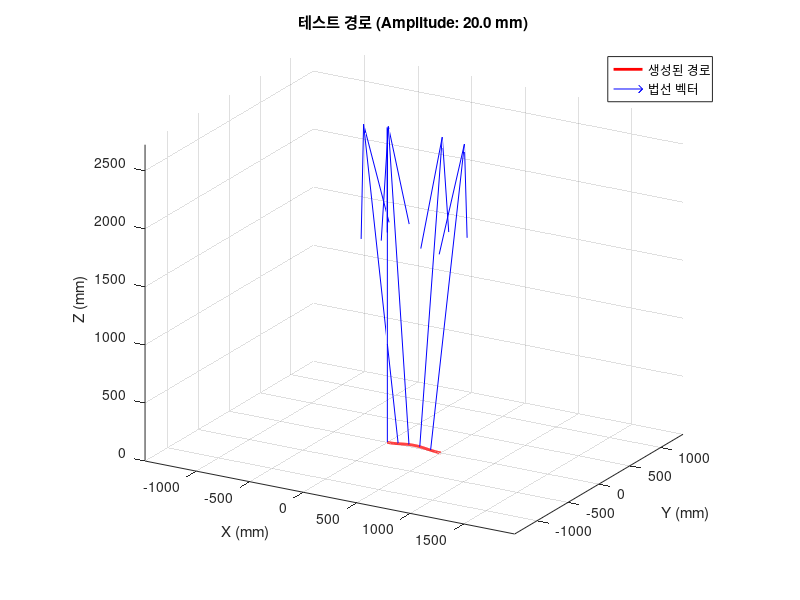

Source code (MATLAB): (Note: this script raises an error after producing the figure.)
%% 테스트 경로 생성 스크립트
% 설명: 위로 볼록한 완만한 곡률을 가진 3D 경로와 법선 벡터를 생성하여
%       'test_curve_traj.csv' 파일로 저장합니다.
% 생성 경로: X축을 따라 진행하며 Z축 방향으로 부드러운 언덕 모양을 가집니다.

clear;
close all;
clc;

%% 1. 경로 파라미터 설정
disp('1. 경로 생성을 위한 파라미터를 설정합니다...');

path_length = 500.0;    % 경로의 총 길이 (X축 방향, mm)
amplitude = 20.0;       % 언덕의 높이 (Z축 방향, mm). 이 값이 클수록 곡률이 커집니다.
num_points = 100;      % 경로를 구성할 원본 점의 개수

fprintf('  - 경로 길이: %.1f mm\n', path_length);
fprintf('  - 언덕 높이: %.1f mm\n', amplitude);
fprintf('  - 점 개수: %d 개\n\n', num_points);

%% 2. 위치 데이터(P) 생성
disp('2. 경로의 위치 데이터를 생성합니다...');

% X축: 0부터 path_length까지 등간격으로 점 생성
x = linspace(0, path_length, num_points)';

% Y축: 0으로 고정 (XZ 평면 상의 커브)
y = zeros(num_points, 1);

% Z축: 코사인 함수를 이용하여 부드러운 언덕 모양 생성
% (1-cos) 형태를 사용하여 시작과 끝 지점의 높이와 기울기가 0이 되도록 함
z = amplitude * 0.5 * (1 - cos(2 * pi * x / path_length));

% 위치 데이터를 (N x 3) 행렬로 결합
P = [x, y, z];
fprintf('  -> 위치 데이터(P) 생성 완료.\n\n');

%% 3. 법선 벡터(N) 데이터 생성
disp('3. 경로의 법선 벡터를 계산합니다...');
% 표면이 z = f(x, y)로 정의될 때, 법선 벡터는 [-dz/dx, -dz/dy, 1]에 비례합니다.

% dz/dx: z를 x에 대해 미분 (기울기)
dz_dx = amplitude * 0.5 * (2 * pi / path_length) * sin(2 * pi * x / path_length);

% dz/dy: y는 x에 대한 함수가 아니므로 0
dz_dy = zeros(num_points, 1);

% 법선 벡터 (정규화 전)
N_unnormalized = [-dz_dx, -dz_dy, ones(num_points, 1)];

% 법선 벡터 정규화 (단위 벡터로 변환)
norms = vecnorm(N_unnormalized, 2, 2);
N = N_unnormalized ./ norms;

fprintf('  -> 법선 벡터(N) 계산 및 정규화 완료.\n\n');


%% 4. 생성된 경로 시각화
disp('4. 생성된 경로와 법선 벡터를 시각화합니다...');
figure('Name', '생성된 테스트 경로', 'NumberTitle', 'off');
hold on; grid on; axis equal;
plot3(P(:,1), P(:,2), P(:,3), 'r-', 'LineWidth', 2, 'DisplayName', '생성된 경로');

% 법선 벡터를 50개 점마다 하나씩 표시 (너무 많으면 보이지 않음)
quiver3(P(1:20:end,1), P(1:20:end,2), P(1:20:end,3), ...
        N(1:20:end,1), N(1:20:end,2), N(1:20:end,3), ...
        15, 'b', 'DisplayName', '법선 벡터'); % 벡터 길이는 15mm로 표현

title(sprintf('테스트 경로 (Amplitude: %.1f mm)', amplitude));
xlabel('X (mm)');
ylabel('Y (mm)');
zlabel('Z (mm)');
legend;
view(30, 20); % 3D 뷰 각도 조절
disp('  -> 시각화 완료.');


%% 5. CSV 파일로 저장
disp('5. 경로 데이터를 CSV 파일로 저장합니다...');
output_filename = 'test_curve_traj.csv';

% 위치(P)와 법선 벡터(N) 데이터를 하나의 행렬로 결합
output_data = [P, N];

% CSV 파일로 저장
writematrix(output_data, output_filename);

fprintf('\n==> 성공: 경로 데이터가 ''%s'' 파일로 저장되었습니다.\n', output_filename);
fprintf('    이제 MAIN_Curve_Path_Blending.m 스크립트를 실행하여 테스트할 수 있습니다.\n');